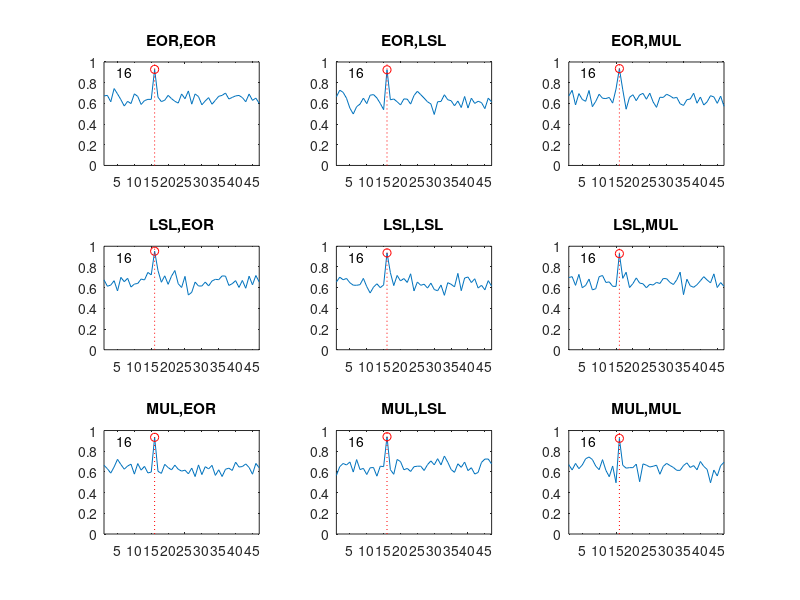

The MATLAB script that drew this image:
%% Compute data-only R-squareds for every clock cycle and summarise:

% Load data in the following form:
% reducedtraces: Matrix of N trace measurements, 1 per clock cycle.
% input: 3x1 cell array, each containing an Nx2 matrix representing the
%   first and second input to the first, second and third instruction in
%   the sequence.
% oplist: Mx1 cell array of labels for the operation codes (assumed to be
%   listed in numerical order).
% opcodes: Nx3 matrix of operation codes (bewteen 1 and M) describing the
%   sequence.
% t = load('exampleDataPS.mat');
t = load('for_R2_final.mat');

% Choose the instruction of interest:
instr = 'eor';
% instr = 'lsl';
% instr = 'mul';
% Find the corresponding numeric code:
i = find(strcmpi(t.oplist, instr), 1, 'first');

% Set a counter to index the sequences:
ind = 0;
% Initialise a variable to store the R-squareds for each sequence and each
% time point:
Rsquared = zeros(size(t.reducedtraces, 2), numel(t.oplist) ^ 2);
% Cell array for title labels:
titletxt = cell(1, numel(t.oplist) ^ 2);

for j = 1:numel(t.oplist)

    for k = 1:numel(t.oplist)
        ind = ind + 1;
        % Extract the indices corresponding to the selected sequence:
        idx = ismember(t.opcodes, [j, i, k], 'rows');
        % Construct an explanatory matrix for a simple model of (first
        % order) data dependencies:
        A = [ones(sum(idx), 1), zeros(sum(idx), 128)];

        for bit = 1:32
            % Bits of the first input to the second instruction:
            A(:, bit + 1) = bitget(t.input{2}(idx, 1), bit);
            % Bits of the second input to the second instruction:
            A(:, bit + 33) = bitget(t.input{2}(idx, 2), bit);
            % Bit transitions of the first inputs to the first and second
            % instructions:
            A(:, bit + 65) = bitget(bitxor(t.input{2}(idx, 1), t.input{1}(idx, 1)), bit);
            % Bit transitions of the second inputs to the first and second
            % instructions:
            A(:, bit + 97) = bitget(bitxor(t.input{2}(idx, 2), t.input{1}(idx, 2)), bit);
        end

        % Fit the model to the data at each clock cycle point and extract
        % the R-squared (measure of model fit):
        for tr = 1:size(t.reducedtraces, 2)
            [Btemp, BINT, R, RINT, STATS] = regress(t.reducedtraces(idx, tr), A);
            Rsquared(tr, ind) = STATS(1);
        end

        titletxt{ind} = sprintf('%s,%s', upper(t.oplist{j}), upper(t.oplist{k}));
    end

end

% Find the maximum point for each sequence, and the overall most common
% maximum:
[~, maxPt] = max(Rsquared, [], 1);
modelPt = mode(maxPt);

% Derive a suitable y-axis for all the subplots:
yMax = ceil(max(Rsquared(:)) * 10) / 10;

% Plot and summarise the outcomes. The most common index of best fit is
% marked in a red dotted line; the per-sequence best fit is marked with a
% red circle and the index annotated in the top left corner.
figure(1)
clf

for ind = 1:numel(t.oplist) ^ 2
    subplot(numel(t.oplist), numel(t.oplist), ind)
    plot(Rsquared(:, ind));
    hold on;
    getaxis = axis;
    getaxis([3, 4]) = [0, yMax];
    getaxis([1, 2]) = [1, size(Rsquared, 1)];
    axis(getaxis);
    plot(maxPt(ind), Rsquared(maxPt(ind), ind), 'ro');
    plot([modelPt, modelPt], [getaxis(3), getaxis(4)], 'r:');
    title(titletxt{ind});
    text(0.1 * abs(getaxis(2) - getaxis(1)), ...
        getaxis(4) - (0.1 * abs(getaxis(4) - getaxis(3))), sprintf('%.0f', maxPt(ind)));
    set(gca, 'XTick', 5:5:size(Rsquared, 1), 'XTickLabel', 5:5:size(Rsquared, 1));
end

% figure_format_size(i,20,20);
% subtitle(sprintf('%s: Best choice is clock cycle %.0f',upper(t.oplist{i}),modelPt(i)));
fprintf('%s: Best choice is clock cycle %.0f', upper(t.oplist{i}), modelPt);
